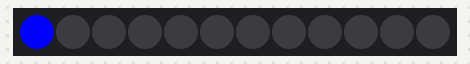
Simulated run of this program. Board: BBC micro:bit running MicroPython. Parts: 12 RGB LEDs in strip order, left to right.

Above: at 0.05 s.
At 0.75 s:
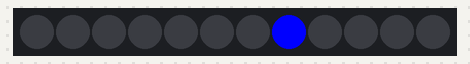
At 1.16 s:
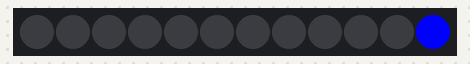
At 1.56 s:
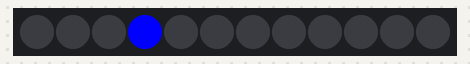

The program:

no3.py
```python
from microbit import *
import neopixel
np = neopixel.NeoPixel(pin16,12)
"""
r = 0
g = 0
b = 0
btna = 0
pre_a = 0
mode = 0
"""
while 1:
    """
    if pin0.read_digital() == 1:
        if mode == 0:
            mode = 1
        if mode == 1:
            mode = 0
    print(mode)
    print(mode)
    sleep(100)
    """
    for i in range(0,12):
        np[i] = (0,0,255)
        np.show()
        sleep(100)
        np[i] = (0,0,0)
        np.show()
```

Measured:
- by itself, everything shown: repeats every 1.2 s, in 12 steps
